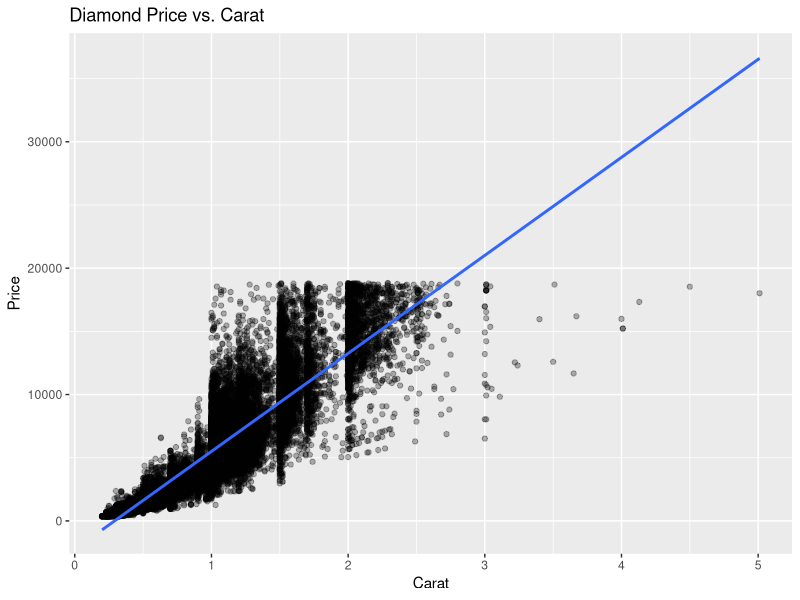

This chart was generated by the following R code:
#| title: "Scatterplots: Part 4"
#| dataset-name: "diamonds"
#| description: "Using `geom_smooth()`, overlay a linear regression line (`method = 'lm'`) onto the basic scatterplot of `carat` vs `price`. You can drop the `colour = cut` mapping for this plot to make it simpler."

library(ggplot2)

p <- ggplot(diamonds, aes(x = carat, y = price)) +
  geom_point(alpha = 0.3) +
  geom_smooth(method = "lm", se = TRUE) +
  labs(
    title = "Diamond Price vs. Carat",
    x = "Carat",
    y = "Price"
  )

plot(p)
